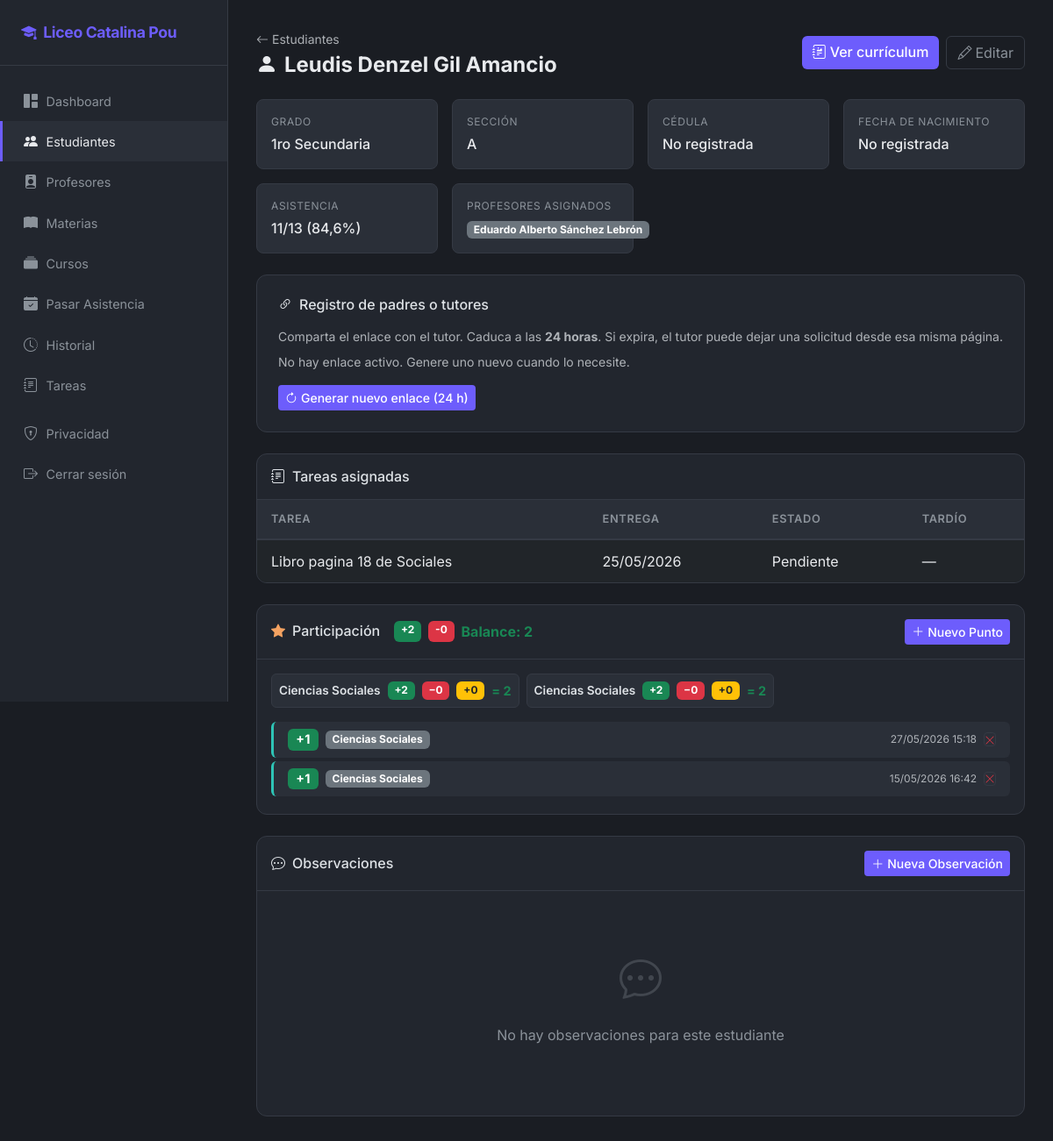
/estudiantes/18/ (signed in), run on the app's committed database.
### core/models.py (models this page shows, shortened)
class Estudiante(models.Model):
    nombre = models.CharField(max_length=100)
    apellido = models.CharField(max_length=100)
    cedula = models.CharField("cédula", max_length=20, blank=True, default="")
    fecha_nacimiento = models.DateField("fecha de nacimiento", null=True, blank=True)
    grado = models.CharField(max_length=10, choices=GRADO_CHOICES)
    seccion = models.CharField("sección", max_length=5, blank=True, default="A")
    profesores = models.ManyToManyField(Profesor, related_name="estudiantes", blank=True)
    created_at = models.DateTimeField(auto_now_add=True)
    class Meta:
        ordering = ["grado", "apellido", "nombre"]
        verbose_name_plural = "estudiantes"
    @property
    def nombre_completo(self):
        return f"{self.nombre} {self.apellido}"

class Profesor(models.Model):
    nombre = models.CharField(max_length=100)
    apellido = models.CharField(max_length=100)
    cedula = models.CharField("cédula", max_length=20, unique=True, blank=True, default="")
    telefono = models.CharField("teléfono", max_length=20, blank=True)
    email = models.EmailField(blank=True)
    materias = models.ManyToManyField(Materia, related_name="profesores", blank=True)
    created_at = models.DateTimeField(auto_now_add=True)
    class Meta:
        ordering = ["apellido", "nombre"]
        verbose_name_plural = "profesores"
    @property
    def nombre_completo(self):
        return f"{self.nombre} {self.apellido}"

class Materia(models.Model):
    nombre = models.CharField(max_length=100)
    codigo = models.CharField(max_length=20, unique=True)
    descripcion = models.TextField(blank=True)
    created_at = models.DateTimeField(auto_now_add=True)
    class Meta:
        ordering = ["nombre"]
        verbose_name_plural = "materias"

class Participacion(models.Model):
    estudiante = models.ForeignKey(
        Estudiante, on_delete=models.CASCADE, related_name="participaciones"
    )
    materia = models.ForeignKey(
        Materia, on_delete=models.CASCADE, related_name="participaciones"
    )
    tipo = models.CharField(max_length=10, choices=TIPO_PARTICIPACION)
    valor = models.PositiveSmallIntegerField(
        "puntos",
        default=1,
        help_text="Valor del 1 al 5 según la importancia del registro.",
    )
    origen = models.CharField(
        max_length=20,
        choices=ORIGEN_PARTICIPACION,
        default="PARTICIPACION",
    )
    descripcion = models.CharField(max_length=300, blank=True)
    fecha = models.DateTimeField(auto_now_add=True)
    class Meta:
        ordering = ["-fecha"]
        verbose_name = "participación"
        verbose_name_plural = "participaciones"

### tareas/models.py (models this page shows, shortened)
class TareaEvaluacion(models.Model):
    tarea = models.ForeignKey(Tarea, on_delete=models.CASCADE, related_name="evaluaciones")
    estudiante = models.ForeignKey(Estudiante, on_delete=models.CASCADE, related_name="evaluaciones_tarea")
    estado = models.CharField(
        max_length=20,
        choices=EstadoTareaEval.choices,
        default=EstadoTareaEval.PENDIENTE,
    )
    tardio = models.BooleanField(default=False)
    puntaje = models.PositiveSmallIntegerField(
        "puntaje",
        null=True,
        blank=True,
        help_text="Oral: 1–5. Escrita: 1–10.",
    )
    comentario_maestro = models.TextField(blank=True, default="")
    creado_en = models.DateTimeField(auto_now_add=True)
    actualizado_en = models.DateTimeField(auto_now=True)
    actualizado_por = models.ForeignKey(
        settings.AUTH_USER_MODEL,
        on_delete=models.SET_NULL,
        null=True,
        blank=True,
        related_name="evaluaciones_tarea_editadas",
    )
    class Meta:
        unique_together = [("tarea", "estudiante")]
        ordering = ["estudiante__apellido", "estudiante__nombre"]
        verbose_name = "evaluación de tarea"
        verbose_name_plural = "evaluaciones de tarea"

class Tarea(models.Model):
    titulo = models.CharField(max_length=200, blank=True, default="")
    descripcion = models.TextField()
    modalidad = models.CharField(
        max_length=10,
        choices=ModalidadTarea.choices,
        default=ModalidadTarea.ESCRITA,
    )
    tipo_asignacion = models.CharField(
        max_length=10,
        choices=TipoAsignacionTarea.choices,
        default=TipoAsignacionTarea.GRADOS,
    )
    fecha_entrega = models.DateField()
    materia = models.ForeignKey(
        Materia,
        on_delete=models.PROTECT,
        related_name="tareas",
        null=True,
        blank=True,
        verbose_name="materia",
    )
    creada_por = models.ForeignKey(
        Profesor,
        on_delete=models.CASCADE,
        related_name="tareas_creadas",
    )
    creado_en = models.DateTimeField(auto_now_add=True)
    class Meta:
        ordering = ["-creado_en"]
        verbose_name = "tarea"
        verbose_name_plural = "tareas"

### core/views.py (the view)
# urls.py: path("estudiantes/<int:pk>/", views.estudiante_detail, name="estudiante_detail"),
@school_access
def estudiante_detail(request, pk):
    est = get_object_or_404(Estudiante, pk=pk)
    observaciones = est.observaciones.select_related("materia").all()
    participaciones = est.participaciones.select_related("materia").all()
    pts = resumen_participacion(participaciones)
    now = timezone.now()
    inv_activa = (
        InvitacionPadre.objects.filter(
            estudiante=est, usado_en__isnull=True, expira_en__gt=now
        )
        .order_by("-creado_en")
        .first()
    )
    url_invitacion = None
    if inv_activa:
        url_invitacion = request.build_absolute_uri(
            reverse("accounts:registro_padre", args=[inv_activa.token])
        )
    try:
        from tareas.models import TareaEvaluacion
        evaluaciones_tareas = (
            TareaEvaluacion.objects.filter(estudiante=est)
            .select_related("tarea")
            .order_by("-tarea__fecha_entrega")[:30]
        )
    except Exception:
        evaluaciones_tareas = []
    ctx = {
        "estudiante": est,
        "observaciones": observaciones,
        "participaciones": participaciones,
        "total_asistencias": est.asistencias.count(),
        "presentes": est.asistencias.filter(estado="P").count(),
        "pct_asistencia": round(
            est.asistencias.filter(estado="P").count() / est.asistencias.count() * 100, 1
        ) if est.asistencias.count() else 0,
        "puntos_por_materia": pts["puntos_por_materia"],
        "total_positivos": pts["total_positivos"],
        "total_negativos": pts["total_negativos"],
        "balance_total": pts["balance_total"],
        "url_invitacion_padre": url_invitacion,
        "invitacion_padre": inv_activa,
        "evaluaciones_tareas": evaluaciones_tareas,
    }
    return render(request, "core/estudiantes/detail.html", ctx)

### core/templates/core/estudiantes/detail.html (shortened to what this page needs)
{% extends "base.html" %}
{% block content %}
<div class="page-header">
    <div>
        <a href="{% url 'core:estudiante_list' %}" class="text-muted text-decoration-none small">
            <i class="bi bi-arrow-left me-1"></i>Estudiantes
        </a>
        <h1 class="mt-1"><i class="bi bi-person-fill me-2"></i>{{ estudiante.nombre_completo }}</h1>
    </div>
    <div class="d-flex flex-wrap gap-2">
        <a href="{% url 'core:estudiante_curriculum' estudiante.pk %}" class="btn btn-accent">
            <i class="bi bi-journal-richtext me-1"></i>Ver currículum
        </a>
        <button type="button"
                class="btn btn-ghost"
                hx-get="{% url 'core:estudiante_update' estudiante.pk %}"
                hx-target="#formModalContent"
                hx-swap="innerHTML">
            <i class="bi bi-pencil me-1"></i>Editar
        </button>
    </div>
</div>
<div class="info-grid mb-4">
    <div class="info-item">
        <div class="info-label">Grado</div>
        <div class="info-value">{{ estudiante.get_grado_display }}</div>
    </div>
    <div class="info-item">
        <div class="info-label">Sección</div>
        <div class="info-value">{{ estudiante.seccion|default:"—" }}</div>
    </div>
    <div class="info-item">
        <div class="info-label">Cédula</div>
        <div class="info-value">{{ estudiante.cedula|default:"No registrada" }}</div>
    </div>
    <div class="info-item">
        <div class="info-label">Fecha de nacimiento</div>
        <div class="info-value">{{ estudiante.fecha_nacimiento|date:"d/m/Y"|default:"No registrada" }}</div>
    </div>
    <div class="info-item">
        <div class="info-label">Asistencia</div>
        <div class="info-value">
            {% if total_asistencias %}
                {{ presentes }}/{{ total_asistencias }} ({{ pct_asistencia }}%)
            {% else %}
                Sin registros
            {% endif %}
        </div>
    </div>
    <div class="info-item">
        <div class="info-label">Profesores asignados</div>
        <div class="info-value">
            {% for p in estudiante.profesores.all %}
                <span class="badge bg-secondary me-1">{{ p.nombre_completo }}</span>
            {% empty %}
                <span class="text-muted">Ninguno</span>
            {% endfor %}
        </div>
    </div>
</div>
<div class="stat-card mb-4">
    <h6 class="mb-3"><i class="bi bi-link-45deg me-2"></i>Registro de padres o tutores</h6>
    <p class="text-muted small mb-2">
        Comparta el enlace con el tutor. Caduca a las <strong>24 horas</strong>. Si expira, el tutor puede dejar una solicitud desde esa misma página.
    </p>
    {% if url_invitacion_padre %}
    <div class="mb-2">
        <label class="form-label small text-muted">Enlace activo (válido hasta {{ invitacion_padre.expira_en|date:"d/m/Y H:i" }})</label>
        <input type="text" readonly class="form-control form-control-sm bg-dark text-light border-secondary"
               value="{{ url_invitacion_padre }}" onclick="this.select()">
    </div>
    {% else %}
    <p class="text-muted small">No hay enlace activo. Genere uno nuevo cuando lo necesite.</p>
    {% endif %}
    <form method="post" action="{% url 'accounts:crear_invitacion' estudiante.pk %}" class="mt-2">
        <button type="submit" class="btn btn-sm btn-accent">
            <i class="bi bi-arrow-clockwise me-1"></i>Generar nuevo enlace (24 h)
        </button>
    </form>
</div>
<div class="table-dark-custom mb-4">
    <div class="p-3" style="border-bottom:1px solid var(--border)">
        <h6 class="mb-0"><i class="bi bi-journal-text me-2"></i>Tareas asignadas</h6>
    </div>
    <div class="table-responsive">
        <table class="table table-dark mb-0 table-sm">
            <thead>
                <tr>
                    <th>Tarea</th>
                    <th>Entrega</th>
                    <th>Estado</th>
                    <th>Tardío</th>
                </tr>
            </thead>
            <tbody>
                {% for ev in evaluaciones_tareas %}
                <tr>
                    <td>{{ ev.tarea.titulo|default:ev.tarea.descripcion|truncatechars:40 }}</td>
                    <td>{{ ev.tarea.fecha_entrega|date:"d/m/Y" }}</td>
                    <td>{{ ev.get_estado_display }}</td>
                    <td>{% if ev.tardio %}Sí{% else %}—{% endif %}</td>
                </tr>
                {% empty %}
                <tr><td colspan="4" class="text-muted text-center py-3">Sin tareas registradas</td></tr>
                {% endfor %}
            </tbody>
        </table>
    </div>
</div>
<div class="table-dark-custom mb-4">
    <div class="p-3 d-flex justify-content-between align-items-center" style="border-bottom:1px solid var(--border)">
        <div class="d-flex align-items-center gap-3">
            <h6 class="mb-0"><i class="bi bi-star-fill me-2" style="color:var(--warning)"></i>Participación</h6>
            <div class="d-flex gap-2">
                <span class="badge bg-success">+{{ total_positivos }}</span>
                <span class="badge bg-danger">-{{ total_negativos }}</span>
                <span class="fw-bold {% if balance_total > 0 %}text-success{% elif balance_total < 0 %}text-danger{% else %}text-muted{% endif %}">
                    Balance: {{ balance_total }}
                </span>
            </div>
        </div>
        <button type="button"
                class="btn btn-sm btn-accent"
                hx-get="{% url 'core:participacion_create' estudiante.pk %}"
                hx-target="#formModalContent"
                hx-swap="innerHTML">
            <i class="bi bi-plus-lg me-1"></i>Nuevo Punto
        </button>
    </div>
    <div class="p-3"
         id="participaciones-list"
         hx-get="{% url 'core:participacion_list' estudiante.pk %}"
         hx-trigger="participacionChanged from:body"
         hx-target="this">
        {% include "core/participaciones/list_partial.html" %}
    </div>
</div>
<div class="table-dark-custom">
    <div class="p-3 d-flex justify-content-between align-items-center" style="border-bottom:1px solid var(--border)">
        <h6 class="mb-0"><i class="bi bi-chat-dots me-2"></i>Observaciones</h6>
        <button type="button"
                class="btn btn-sm btn-accent"
                hx-get="{% url 'core:observacion_create' estudiante.pk %}"
                hx-target="#formModalContent"
                hx-swap="innerHTML">
            <i class="bi bi-plus-lg me-1"></i>Nueva Observación
        </button>
    </div>
    <div class="p-3"
         id="observaciones-list"
         hx-get="{% url 'core:observacion_list' estudiante.pk %}"
         hx-trigger="observacionChanged from:body"
         hx-target="this">
        {% include "core/observaciones/list_partial.html" %}
    </div>
</div>
{% endblock %}

### core/templates/core/participaciones/list_partial.html (shortened to what this page needs)
{% if puntos_por_materia %}
<div class="d-flex flex-wrap gap-2 mb-3">
    {% for pm in puntos_por_materia %}
    <div class="p-2 rounded d-flex align-items-center gap-2" style="background:var(--surface-3);border:1px solid var(--border);min-width:160px">
        <span class="fw-semibold" style="font-size:.85rem">{{ pm.materia.nombre }}</span>
        <span class="badge bg-success" title="Positivos">+{{ pm.positivos }}</span>
        <span class="badge bg-danger" title="Negativos">−{{ pm.negativos }}</span>
        <span class="badge bg-warning text-dark" title="Bonos">+{{ pm.bonos }}</span>
        <span class="fw-bold {% if pm.balance > 0 %}text-success{% elif pm.balance < 0 %}text-danger{% else %}text-muted{% endif %}"
              style="font-size:.9rem"
              title="Balance">
            = {{ pm.balance }}
        </span>
    </div>
    {% endfor %}
</div>
{% endif %}
{% for p in participaciones %}
<div class="d-flex align-items-center gap-2 py-2 px-3 mb-1 rounded" style="background:var(--surface-3);border-left:3px solid {% if p.tipo == 'POSITIVO' %}var(--success){% else %}var(--danger){% endif %}">
    {% if p.tipo == "POSITIVO" %}
    <span class="badge bg-success" style="font-size:.9rem;min-width:32px">+{{ p.valor }}</span>
    {% else %}
    <span class="badge bg-danger" style="font-size:.9rem;min-width:32px">−{{ p.valor }}</span>
    {% endif %}
    <span class="badge bg-secondary">{{ p.materia.nombre }}</span>
    <span class="text-muted" style="font-size:.75rem;white-space:nowrap">{{ p.fecha|date:"d/m/Y H:i" }}</span>
    <button type="button"
            class="btn btn-sm btn-ghost text-danger p-0"
            hx-get="{% url 'core:participacion_delete' p.pk %}"
            hx-target="#formModalContent"
            hx-swap="innerHTML"
            style="line-height:1">
        <i class="bi bi-x-lg" style="font-size:.75rem"></i>
    </button>
</div>
{% empty %}
<div class="empty-state py-3">
    <i class="bi bi-star d-block" style="font-size:2rem;opacity:.3"></i>
    <p class="mb-0">No hay puntos de participación registrados</p>
</div>
{% endfor %}

### data on the page
Estudiante: nombre_completo "Leudis Denzel Gil Amancio", grado "1ro Secundaria", seccion "A", cedula "No registrada", fecha_nacimiento "No registrada"
Profesor: nombre_completo "Eduardo Alberto Sánchez Lebrón"
TareaEvaluacion: tarea.titulo "Libro pagina 18 de Sociales", tarea.fecha_entrega "25/05/2026", estado "Pendiente"
Materia: materia.nombre "Ciencias Sociales", positivos "2", negativos "0", bonos "0", balance "2"
Participacion: valor "1", materia.nombre "Ciencias Sociales", fecha "27/05/2026 15:18"
Participacion: valor "1", materia.nombre "Ciencias Sociales", fecha "15/05/2026 16:42"

### other printed values
{{ presentes }} "11"
{{ total_asistencias }} "13"
{{ pct_asistencia }} "84,6"
{{ total_positivos }} "2"
{{ total_negativos }} "0"
{{ balance_total }} "2"
